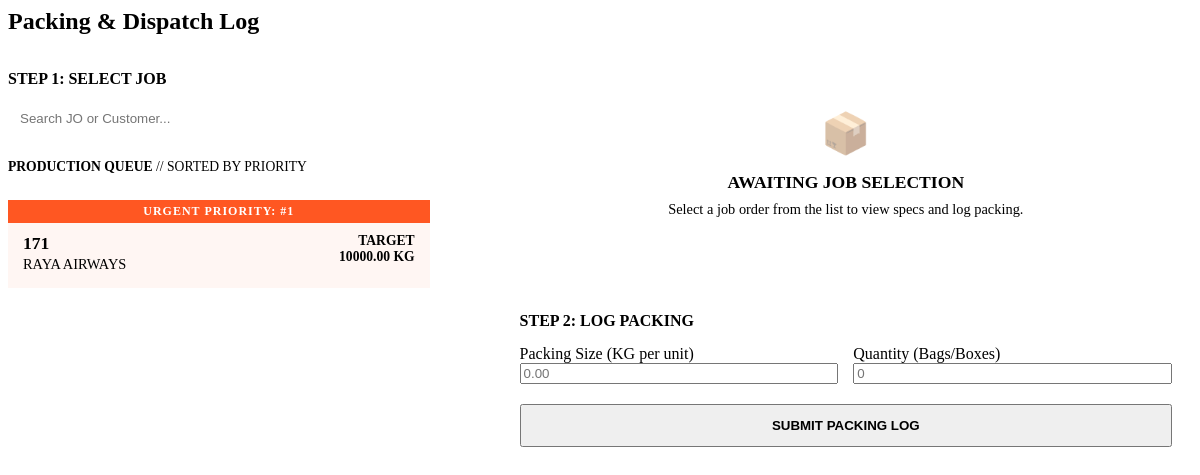
The page /get-packing/ (signed in) on the database as committed earlier.
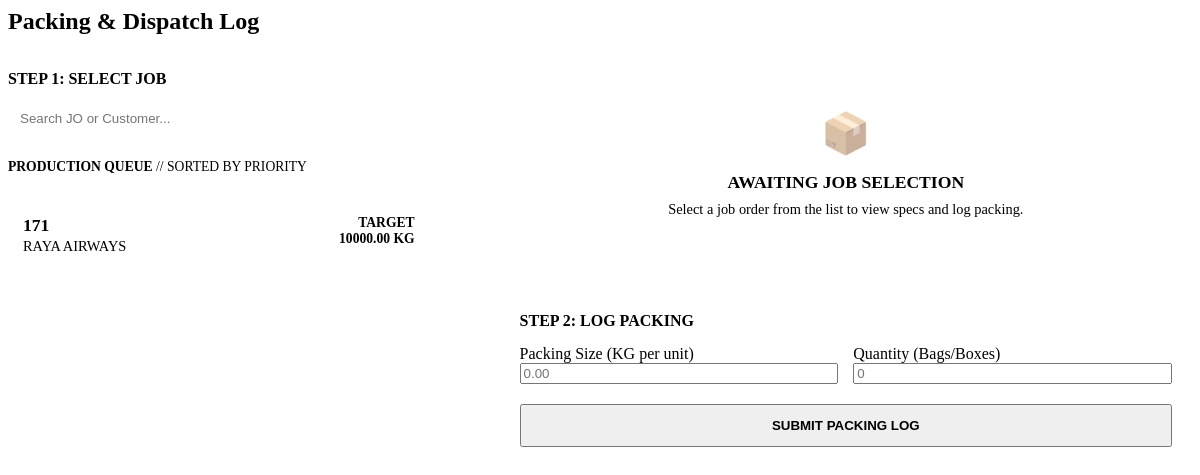
The same page on the database as committed later.
### production/models.py (models this page shows, shortened)
class JobOrder(models.Model):
    jo_number = models.CharField(max_length=20, unique=True)
    customer = models.CharField(max_length=100)
    queue_position = models.PositiveIntegerField(
        default=100,
        help_text="Lower numbers run first (e.g., 1 is top priority). Use 100 for standard/un-queued jobs."
    )
    po_number = models.CharField(max_length=50, blank=True, default="-")
    target_delivery_date = models.DateField(null=True, blank=True)
    product_dimension = models.CharField(max_length=100, default="", help_text="e.g., 230 x 240 x 0.03")
    recipe = models.ForeignKey(Recipe, on_delete=models.SET_NULL, null=True, blank=True)
    printing_required = models.BooleanField(default=False)
    sealing_required = models.BooleanField(default=False)
    slitting_required = models.BooleanField(default=False)
    remarks = models.TextField(blank=True, default="-")
    wastage_buffer_percent = models.DecimalField(max_digits=5, decimal_places=2, default=10.00)
    order_quantity_kg = models.DecimalField(max_digits=10, decimal_places=2)
    total_est_material_kg = models.DecimalField(max_digits=10, decimal_places=2, editable=False, default=0)
    total_cutting_wastage_kg = models.DecimalField(max_digits=10, decimal_places=2, default=0)
    total_extruded_kg = models.DecimalField(max_digits=10, decimal_places=2, default=0)
    total_cut_kg = models.DecimalField(max_digits=10, decimal_places=2, default=0)
    total_packed_kg = models.DecimalField(max_digits=10, decimal_places=2, default=0)
    total_shipped_kg = models.DecimalField(max_digits=10, decimal_places=2, default=0)
    is_completed = models.BooleanField(default=False, help_text="Mark as true when the entire order is finished.")
    class Meta:
        ordering = ['is_completed', 'queue_position', 'target_delivery_date']

### production/views.py (the view)
# urls.py: path('get-packing/', views.get_packing_form, name='get_packing'),
@login_required(login_url='login')
def get_packing_form(request):
    job_orders = JobOrder.objects.filter(
        is_completed=False,
        total_cut_kg__gt=F('total_packed_kg')
    ).order_by('queue_position', 'target_delivery_date', 'id')[:20]
    return render(request, 'production/partials/packing_form.html', {'job_orders': job_orders, 'dept': 'packing'})

### production/templates/production/partials/packing_form.html (shortened to what this page needs)
<div class="panel">
    <div class="panel-header" style="border-bottom: 2px solid var(--border-soft); padding-bottom: 15px; margin-bottom: 20px;">
        <h2 style="margin: 0; color: var(--text-primary);">Packing & Dispatch Log</h2>
    </div>
    <form hx-post="{% url 'submit_packing' %}" hx-target="#feedback-container" hx-disabled-elt="#packing-submit-btn">
        <div style="display: grid; grid-template-columns: 1fr 1.5fr; gap: 30px;">
            <div style="border-right: 2px solid var(--border-soft); padding-right: 30px;">
                <h3 style="margin-top: 0; color: var(--text-muted); font-size: 1rem; margin-bottom: 15px;">STEP 1: SELECT JOB</h3>
                <input type="text" name="q" placeholder="Search JO or Customer..."
                       hx-get="{% url 'search_jobs' %}?dept=packing"
                       hx-target="#packing-jo-list"
                       hx-trigger="keyup changed delay:300ms"
                       hx-params="q"
                       style="width: 100%; border: 1px solid var(--border-hard); padding: 8px 12px; border-radius: 4px; margin-bottom: 15px;">
                <div id="packing-jo-list" style="max-height: 450px; overflow-y: auto; border-top: 1px dashed var(--border-soft); padding-top: 10px;">
                    {% include 'production/partials/job_radio_list.html' %}
                </div>
            </div>
            <div>
                <div id="job-specs-container">
                    <div style="padding: 40px 20px; text-align: center; color: var(--text-muted); border: 2px dashed var(--border-soft); border-radius: var(--radius); margin-bottom: 20px;">
                        <div style="font-size: 2.5rem; margin-bottom: 15px; opacity: 0.5;">📦</div>
                        <p style="font-weight: bold; text-transform: uppercase; margin: 0; font-size: 1.1rem;">Awaiting Job Selection</p>
                        <p style="font-size: 0.9rem; color: var(--border-hard); margin-top: 8px;">Select a job order from the list to view specs and log packing.</p>
                    </div>
                </div>
                <div style="background: var(--bg-floor); padding: 20px; border-radius: var(--radius); border: 1px solid var(--border-soft);">
                    <h3 style="margin-top: 0; margin-bottom: 15px; font-size: 1rem; color: var(--text-muted);">STEP 2: LOG PACKING</h3>
                    <div style="display: grid; grid-template-columns: 1fr 1fr; gap: 15px;">
                        <div>
                            <label class="input-label">Packing Size (KG per unit)</label>
                            <input type="number" name="packing_size" step="0.01" min="0.01" required class="text-mono" placeholder="0.00" style="width: 100%;" value="{{ request.POST.packing_size|default:'' }}">
                        </div>
                        <div>
                            <label class="input-label">Quantity (Bags/Boxes)</label>
                            <input type="number" name="quantity" step="1" min="1" required class="text-mono" placeholder="0" style="width: 100%;" value="{{ request.POST.quantity|default:'' }}">
                        </div>
                    </div>
                    <button id="packing-submit-btn" type="submit" class="btn btn-primary" style="margin-top: 20px; width: 100%; padding: 12px; font-weight: bold;">SUBMIT PACKING LOG</button>
                </div>
            </div>
        </div>
    </form>
</div>

### production/templates/production/partials/job_radio_list.html (shortened to what this page needs)
<div style="max-height: 400px; overflow-y: auto; padding-right: 10px;">
    <div style="margin-bottom: 15px; padding-bottom: 10px; border-bottom: 1px dashed var(--border-soft); color: var(--text-muted); font-size: 0.85rem; text-transform: uppercase;">
        <strong>Production Queue</strong> // Sorted by Priority
    </div>
    {% for jo in job_orders %}
    <div>
        <label for="jo_{{ jo.id }}" class="radio-label {% if jo.queue_position <= 5 %}urgent-job{% endif %}">
            {% if jo.queue_position <= 5 %}
                <div style="background: #ff5722; color: white; padding: 4px 10px; font-size: 0.75rem; font-weight: bold; margin: -15px -15px 10px -15px; text-align: center; letter-spacing: 1px;">
                    URGENT PRIORITY: #{{ jo.queue_position }}
                </div>
            {% elif jo.queue_position < 100 %}
                <div style="background: var(--border-hard); color: white; padding: 4px 10px; font-size: 0.75rem; font-weight: bold; margin: -15px -15px 10px -15px; text-align: center; letter-spacing: 1px;">
                    QUEUE POSITION: #{{ jo.queue_position }}
                </div>
            {% endif %}
            <div style="display: flex; justify-content: space-between; align-items: flex-start;">
                <div>
                    <div style="font-weight: bold; font-size: 1.1rem; color: var(--text-primary);">{{ jo.jo_number }}</div>
                    <div style="color: var(--text-muted); font-size: 0.9rem; margin-top: 2px;">{{ jo.customer }}</div>
                </div>
                <div class="text-mono" style="font-size: 0.85rem; color: var(--action-blue); font-weight: bold; text-align: right;">
                    TARGET<br>{{ jo.order_quantity_kg }} KG
                </div>
            </div>
        </label>
    </div>
    {% empty %}
    <div style="padding: 15px; text-align: center; color: var(--text-muted); font-style: italic;">
        No pending jobs found.
    </div>
    {% endfor %}
</div>

Rows that differ between the two databases and show on the page:
changed JobOrder "RAYA AIRWAYS": queue_position "1" → (not shown)
